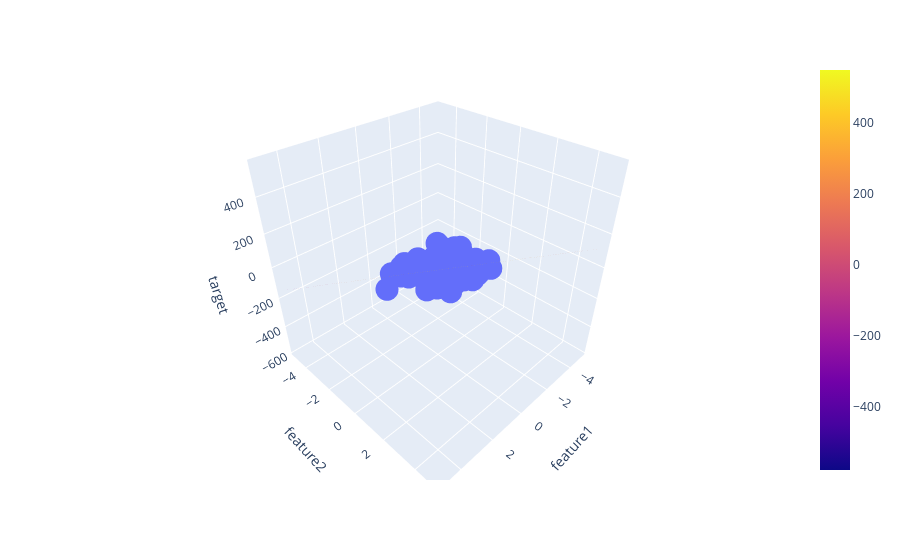

Notebook source saved alongside this figure:
### Markdown cell above
Draw the plane, in present time just ignore

### Code cell
# Create a grid of values
x = np.linspace(-5, 5, 10)
y = np.linspace(-5, 5, 10)
xGrid, yGrid = np.meshgrid(x, y)

# Combine x and y grids to form final input for prediction
final = np.vstack((xGrid.ravel(), yGrid.ravel())).T

# Assume lr is your trained linear regression model
z_final = lr.predict(final).reshape(10, 10)

# Plotting
fig = px.scatter_3d(df, x='feature1', y='feature2', z='target')
fig.add_trace(go.Surface(x=x, y=y, z=z_final))
fig.show()
